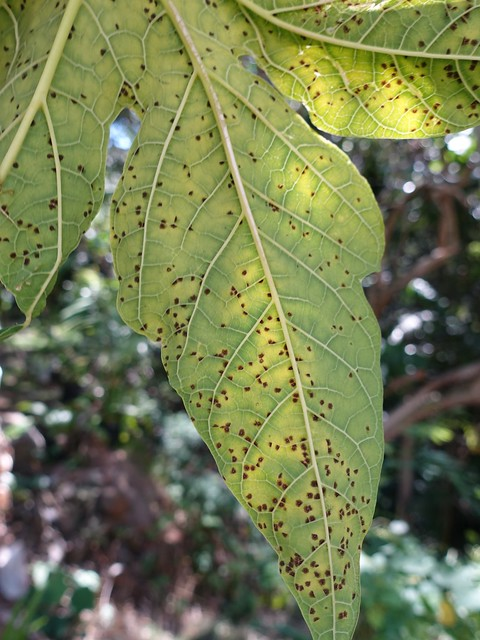
#> input picture Papaya Black Spot/Raw/Black_Spot (10).jpg, 480 x 640 px; its folder holds only this picture in this run
$ jupyter execute --allow-errors Fruit-Fresh-Papaya.ipynb   (older library calls are emulated)
#> lines starting #> are read from the running program, lines starting #| are printed output that depends on the picture
[cell 1]
import glob
import cv2 as cv
import matplotlib.pyplot as plt
import os
import numpy as np
ir=r"C:\Users\Arifin\Downloads\papaya\Fruit Fresh Papaya\RAW_PNG"
images=[cv.imread(file) for file in sorted(glob.glob(r"C:\Users\Arifin\Downloads\papaya\Fruit Fresh Papaya\RAW/*.jpg"))]
#> images = 1 item
for i,img in enumerate(images):
    b,g,r = cv.split(img)
    rgb_img = cv.merge([r,g,b])
    plt.figure(figsize=(5,5))
    plt.imshow(rgb_img)
    cv.imwrite(ir+"\\"+ "%06d.jpg" % i,img.astype(np.uint8))
#> this loop made 1 pass
#> pass 1, `b,g,r = cv.split(img)`:
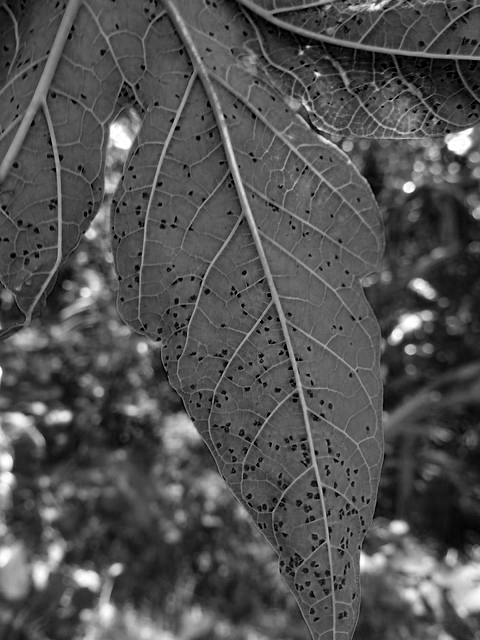
#> b: shape (640, 480); min 0, max 255, mean 81.8
#> pass 1, `b,g,r = cv.split(img)`:
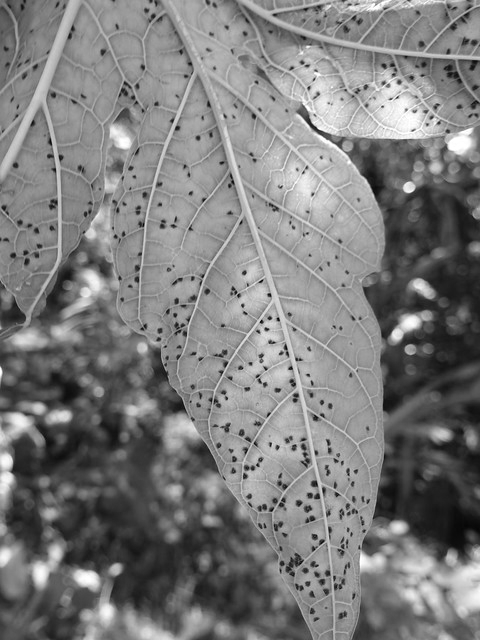
#> g: shape (640, 480); min 0, max 255, mean 124
#> pass 1, `b,g,r = cv.split(img)`:
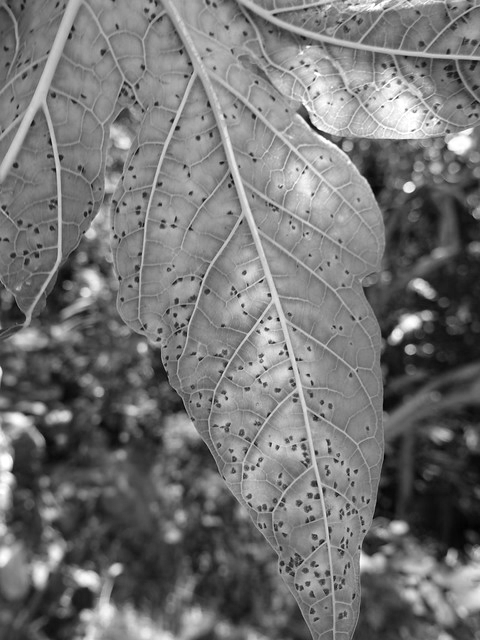
#> r: shape (640, 480); min 1, max 255, mean 115.6

[cell 2]
images4=[cv.imread(file,cv.IMREAD_UNCHANGED) for file in sorted(glob.glob(r"C:\Users\Arifin\Downloads\papaya\Fruit Fresh Papaya\RAW_PNG/*.jpg"))]
#> images4 = []
dir4=r"C:\Users\Arifin\Downloads\papaya\Fruit Fresh Papaya\Resized"

for i,image in enumerate(images4):
    width = 256
    height = 256
    dim = (width, height)

    resized = cv.resize(image, dim, interpolation = cv.INTER_AREA)
    plt.figure(figsize=(5,5))
    plt.imshow(resized)


    cv.imwrite(dir4+"\\"+ "%06d.png" % i,(resized).astype(np.uint8))    #Resized
#> this loop made 0 passes

[cell 3]
images_png=[cv.imread(file,cv.IMREAD_UNCHANGED) for file in sorted(glob.glob(r"C:\Users\Arifin\Downloads\papaya\Fruit Fresh Papaya\Resized/*.png"))]
#> images_png = []
di=r"C:\Users\Arifin\Downloads\papaya\Fruit Fresh Papaya\Grayscale"

for i,img in enumerate(images_png):
    b,g,r = cv.split(img)
    rgb_img = cv.merge([r,g,b])
    gray_img = (r * 0.3 + g * 0.59 + b * 0.11)
    plt.figure(figsize=(5,5))
    plt.imshow(gray_img,cmap='gray')
    row,col=gray_img.shape
    cv.imwrite(di+"\\"+ "%06d.png" % i,gray_img.astype(np.uint8)) #Gray scale conversion

[cell 4]
images1=[cv.imread(file) for file in sorted(glob.glob(r"C:\Users\Arifin\Downloads\papaya\Fruit Fresh Papaya\Grayscale/*.png"))]
#> images1 = []
import numpy as np
dir1=r"C:\Users\Arifin\Downloads\papaya\Fruit Fresh Papaya\Grayscale_Histogram"
avg_density=[]
for i,img in enumerate(images1):
    fig=plt.figure(figsize=(10,10))
    ax1=fig.add_subplot(2,2,1)
    ax2=fig.add_subplot(2,2,2)

    avg_density.append(np.mean(img))

    ax1.hist(img.ravel(),256,[0,256],label=str(np.mean(img)),color="green")
    ax2.hist(img.ravel(),256,[0,256],label=str(np.median(img)))
    ax1.legend(loc="upper left")
    ax2.legend(loc="upper left")

    plt.savefig(dir1+"\\"+ "%06d.jpg" % i)      #Grayscale_Histogram
#> after the loop, avg_density = []

[cell 5]
images2=[cv.imread(file,cv.IMREAD_UNCHANGED) for file in sorted(glob.glob(r"C:\Users\Arifin\Downloads\papaya\Fruit Fresh Papaya\Grayscale/*.png"))]
#> images2 = []
dir2=r"C:\Users\Arifin\Downloads\papaya\Fruit Fresh Papaya\HE"

for i,img in  enumerate(images2):

    equ = cv.equalizeHist(img)
    res = np.hstack((img, equ))
    plt.imshow(img,cmap='gray')
    plt.imshow(img,cmap='gray')
    plt.figure(figsize=(5,5))
    cv.imwrite(dir2+"\\"+ "%06d.png" % i,img.astype(np.uint8)) #HE

[cell 6]
images1=[cv.imread(file) for file in sorted(glob.glob(r"C:\Users\Arifin\Downloads\papaya\Fruit Fresh Papaya\HE/*.png"))]
import numpy as np
dir1=r"C:\Users\Arifin\Downloads\papaya\Fruit Fresh Papaya\He_Histogram"
avg_density=[]
for i,img in enumerate(images1):
    fig=plt.figure(figsize=(10,10))
    ax1=fig.add_subplot(2,2,1)
    ax2=fig.add_subplot(2,2,2)

    avg_density.append(np.mean(img))

    ax1.hist(img.ravel(),256,[0,256],label=str(np.mean(img)),color="green")
    ax2.hist(img.ravel(),256,[0,256],label=str(np.median(img)))
    ax1.legend(loc="upper left")
    ax2.legend(loc="upper left")

    plt.savefig(dir1+"\\"+ "%06d.jpg" % i)   #He_Histogram

[cell 7]
images2=[cv.imread(file,cv.IMREAD_UNCHANGED) for file in sorted(glob.glob(r"C:\Users\Arifin\Downloads\papaya\Fruit Fresh Papaya\Grayscale/*.png"))]
dir2=r"C:\Users\Arifin\Downloads\papaya\Fruit Fresh Papaya\CLAHE"

for i,img in  enumerate(images2):

    #if (np.mean(img))<100:
        clahe = cv.createCLAHE(clipLimit=2, tileGridSize=(8,8))
        final_img = clahe.apply(img)
        plt.imshow(img,cmap='gray')
        plt.imshow(final_img,cmap='gray')
        plt.figure(figsize=(5,5))
        cv.imwrite(dir2+"\\"+ "%06d.png" % i,final_img.astype(np.uint8)) #CLAHE

[cell 8]
images1=[cv.imread(file) for file in sorted(glob.glob(r"C:\Users\Arifin\Downloads\papaya\Fruit Fresh Papaya\CLAHE/*.png"))]
import numpy as np
dir1=r"C:\Users\Arifin\Downloads\papaya\Fruit Fresh Papaya\CLAHE_Histogram"
for i,img in enumerate(images1):
    fig=plt.figure(figsize=(10,10))
    ax1=fig.add_subplot(2,2,1)
    ax2=fig.add_subplot(2,2,2)

    avg_density.append(np.mean(img))

    ax1.hist(img.ravel(),256,[0,256],label=str(np.mean(img)),color="green")
    ax2.hist(img.ravel(),256,[0,256],label=str(np.median(img)))
    ax1.legend(loc="upper left")
    ax2.legend(loc="upper left")

    plt.savefig(dir1+"\\"+ "%06d.jpg" % i)   #Histogram (CLAHE )

[cell 9]
import glob
from kneed import KneeLocator
import cv2 as cv
import matplotlib.pyplot as plt
from sklearn.cluster import KMeans
images3=[cv.imread(file,cv.IMREAD_UNCHANGED) for file in sorted(glob.glob(r"C:\Users\USER\papaya\Papaya Black Spot\clip/*.png"))]
#> images3 = []
dir2=r"C:\Users\Arifin\Downloads\papaya\Fruit Fresh Papaya\K-Mean segmented_CLAHE"

for i,img in enumerate(images3):
    y = []
    K = range(1,15)
    for k in K:
        kmeanModel = KMeans(n_clusters=k)
        kmeanModel.fit(img)
        y.append(kmeanModel.inertia_)

    x = range(1, len(y)+1)
    kn = KneeLocator(x, y, curve='convex', direction='decreasing')
    print("Optimal k value:",kn.knee)
    kmeanModel = KMeans(n_clusters=kn.knee)
    kmeanModel.fit(img)

    plt.imshow(img,cmap='gray')
    plt.figure(figsize=(5,5))

    plt.figure(figsize=(5,5))
    plt.plot(K, y, 'bx-')
    plt.xlabel('k')
    plt.ylabel('Distortion')
    plt.title('The Elbow Method showing the optimal k')      #K-mean segmentation (CLAHE)
    plt.show()

[cell 10]
images3=[cv.imread(file,cv.IMREAD_UNCHANGED) for file in sorted(glob.glob(r"C:\Users\USER\papaya\Papaya Black Spot\clip/*.png"))]
import matplotlib.pyplot as plt

from skimage.feature import greycomatrix, greycoprops
from skimage import data


PATCH_SIZE = 21

# open the camera image
#> (the rest of this cell did not finish here and is left out)

[cell 11]
images3=[cv.imread(file,cv.IMREAD_UNCHANGED) for file in sorted(glob.glob(r"C:\Users\Arifin\Downloads\papaya\Fruit Fresh Papaya\CLAHE/*.png"))]
dir2=r"C:\Users\Arifin\Downloads\papaya\Fruit Fresh Papaya\K-Mean segmented_CLAHE"

for i,img in enumerate(images3):
    kmeanModel = KMeans(n_clusters=3)
    kmeanModel.fit(img)

    plt.imshow(img)
    plt.figure(figsize=(5,5))

    cv.imwrite(dir2+"\\"+ "%06d.png" % i,(img).astype(np.uint8)) #K-mean segmentation (CLAHE)

[cell 12]
import glob
import pandas as pd
import numpy as np
from skimage.feature import greycomatrix, greycoprops
images4=[cv.imread(file,cv.IMREAD_UNCHANGED) for file in sorted(glob.glob(r"C:\Users\Arifin\Downloads\papaya\Fruit Fresh Papaya\K-Mean segmented_CLAHE/*.png"))]
dir4=r"C:\Users\Arifin\Downloads\papaya\Fruit Fresh Papaya\GLCM_CLAHE"
li1=[]

for i,image in enumerate(images4):


    bins = np.array([0, 16, 32, 48, 64, 80, 96, 112, 128, 144, 160, 176, 192, 208, 224, 240, 255]) #16-bit
    inds = np.digitize(image, bins)

    max_value = inds.max()+1
    matrix_coocurrence = greycomatrix(inds, [1], [0, np.pi/4, np.pi/2, 3*np.pi/4], levels=max_value, normed=False, symmetric=False)

    # GLCM properties

    li=[]
    contrast = greycoprops(matrix_coocurrence, 'contrast')
    contrast=contrast[0].tolist()
    homogeneity = greycoprops(matrix_coocurrence, 'homogeneity')
    homogeneity=homogeneity[0].tolist()
    energy = greycoprops(matrix_coocurrence, 'energy')
    energy=energy[0].tolist()
    correlation = greycoprops(matrix_coocurrence, 'correlation')
    correlation =correlation[0].tolist()
    for i in contrast:
        li.append(i)
    for i in homogeneity:
        li.append(i)
    for i in energy:
        li.append(i)
    for i in correlation:
        li.append(i)
    li.append('Fruit Fresh Papaya')
    print(contrast)
    print(homogeneity)
    print(energy)
    print(correlation)

    print(i)
    li1.append(li)
    nametable =['contrast_0', 'homogeneity_0', 'energy_0', 'correlation_0'
                ,'contrast_45', 'homogeneity_45', 'energy_45', 'correlation_45'
                ,'contrast_90', 'homogeneity_90', 'energy_90', 'correlation_90'
                ,'contrast_135', 'homogeneity_135', 'energy_135', 'correlation_135', 'label']
#> after the loop, li1 = []
#> (the rest of this cell did not finish here and is left out)

$ run again, on Papaya Black Spot/Raw/Black_Spot (14).jpg
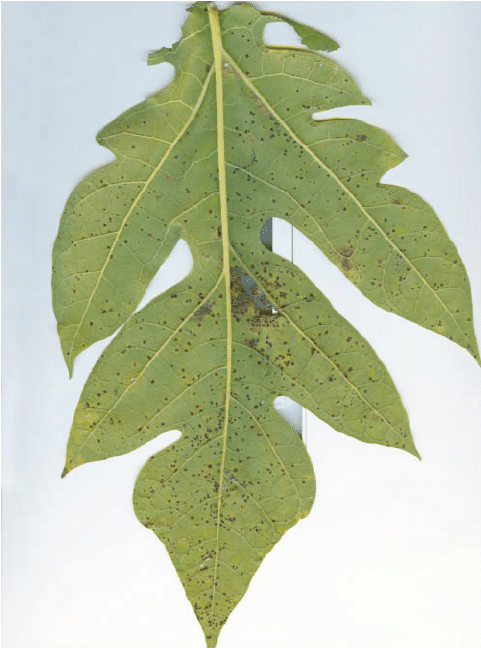
#> input picture Papaya Black Spot/Raw/Black_Spot (14).jpg, 481 x 648 px
#> images = 1 item
#> the loop `for i,img in enumerate(images):` made 1 pass
#> pass 1, `b,g,r = cv.split(img)`:
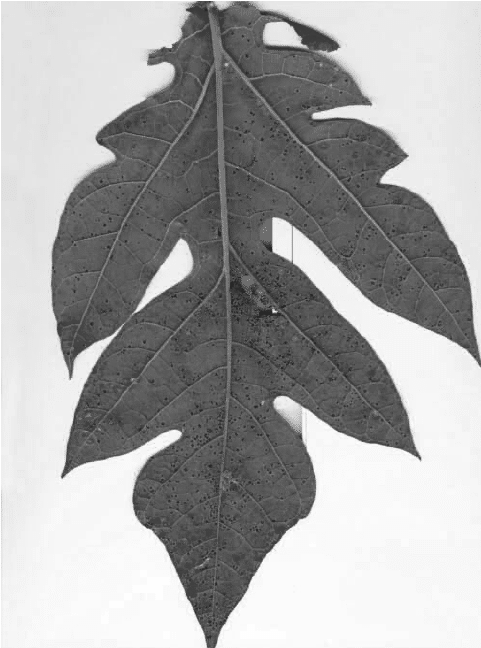
#> b: shape (648, 481); min 39, max 255, mean 168.3
#> pass 1, `b,g,r = cv.split(img)`:
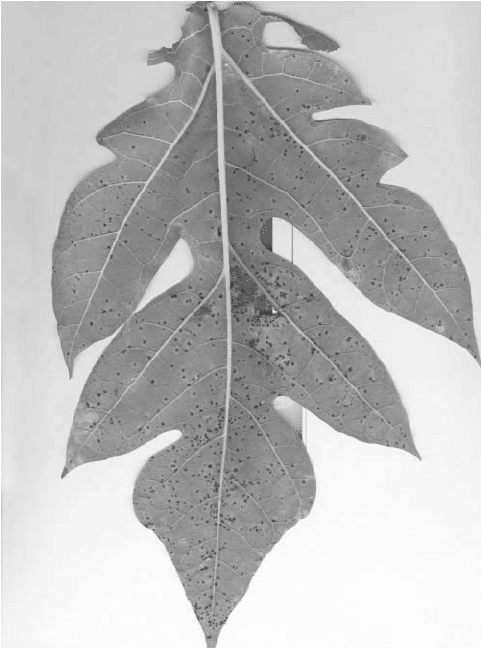
#> r: shape (648, 481); min 68, max 255, mean 188.1
#> images4 = []

$ run again, on Papaya Black Spot/Raw/Black_Spot (15).jpg
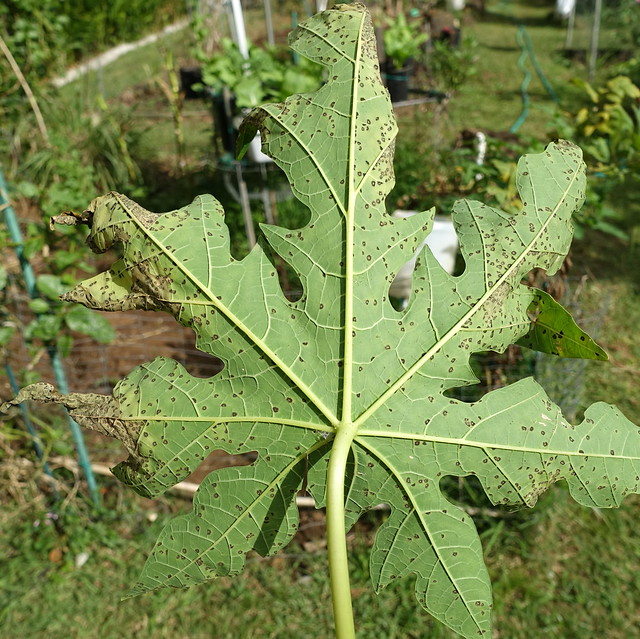
#> input picture Papaya Black Spot/Raw/Black_Spot (15).jpg, 640 x 639 px
#> images = 1 item
#> the loop `for i,img in enumerate(images):` made 1 pass
#> pass 1, `b,g,r = cv.split(img)`:
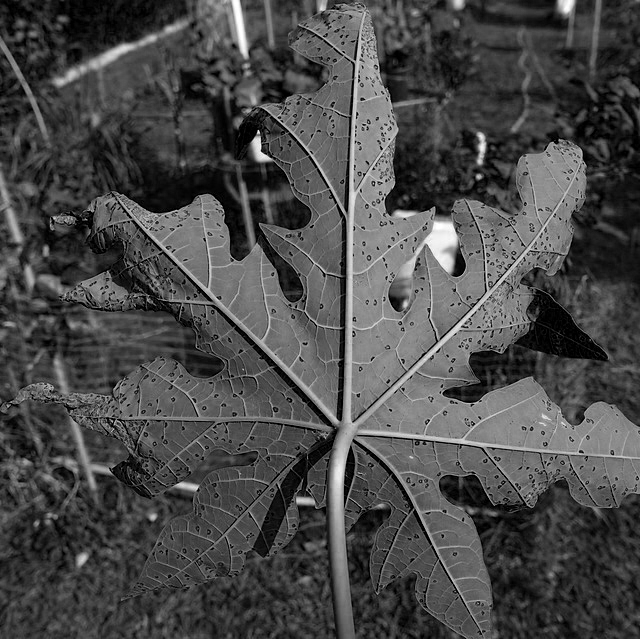
#> b: shape (639, 640); min 0, max 255, mean 73.9
#> pass 1, `b,g,r = cv.split(img)`:
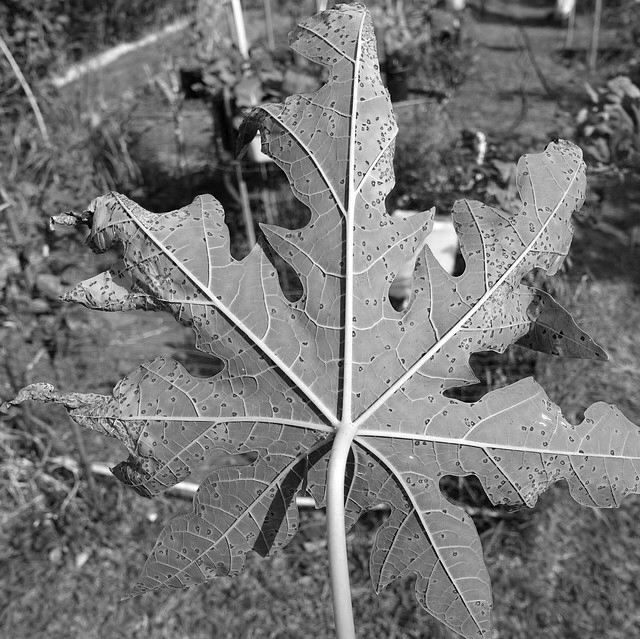
#> r: shape (639, 640); min 0, max 255, mean 117.2
#> images4 = []

$ run again, on Papaya Black Spot/Raw/Black_Spot (16).jpg
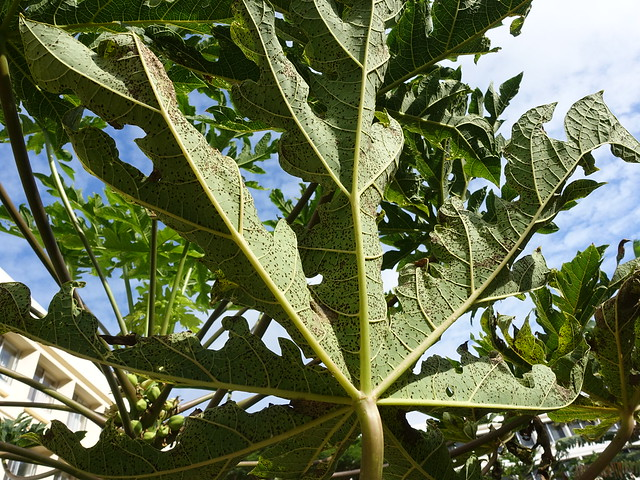
#> input picture Papaya Black Spot/Raw/Black_Spot (16).jpg, 640 x 480 px
#> images = 1 item
#> the loop `for i,img in enumerate(images):` made 1 pass
#> pass 1, `b,g,r = cv.split(img)`:
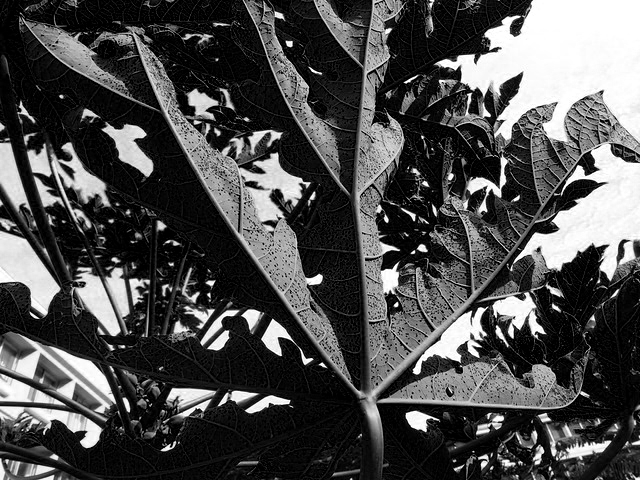
#> b: shape (480, 640); min 0, max 255, mean 76.8
#> pass 1, `b,g,r = cv.split(img)`:
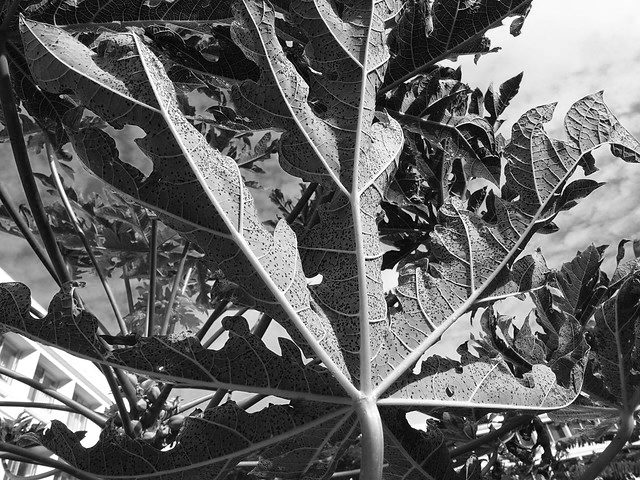
#> r: shape (480, 640); min 0, max 255, mean 101
#> images4 = []

$ run again, on Papaya Black Spot/Raw/Black_Spot (11).jpg
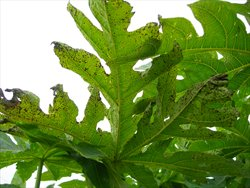
#> input picture Papaya Black Spot/Raw/Black_Spot (11).jpg, 250 x 188 px
#> images = 1 item
#> the loop `for i,img in enumerate(images):` made 1 pass
#> pass 1, `b,g,r = cv.split(img)`:
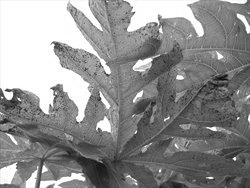
#> g: shape (188, 250); min 6, max 255, mean 143.1
#> pass 1, `b,g,r = cv.split(img)`:
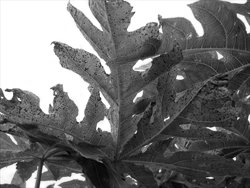
#> r: shape (188, 250); min 0, max 255, mean 114.3
#> images4 = []
